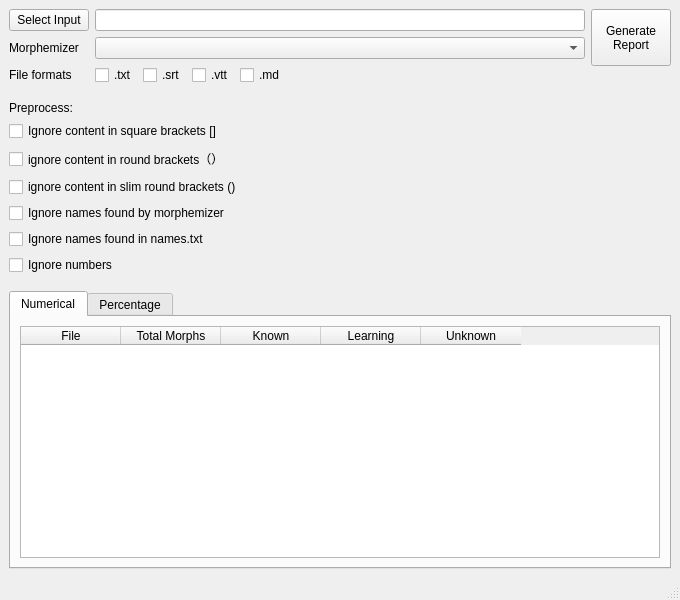
<?xml version="1.0" encoding="UTF-8"?>
<ui version="4.0">
 <class>ReadabilityReportGeneratorWindow</class>
 <widget class="QMainWindow" name="ReadabilityReportGeneratorWindow">
  <property name="geometry">
   <rect>
    <x>0</x>
    <y>0</y>
    <width>680</width>
    <height>600</height>
   </rect>
  </property>
  <property name="windowTitle">
   <string>Readability Report Generator</string>
  </property>
  <widget class="QWidget" name="centralwidget">
   <layout class="QVBoxLayout" name="verticalLayout_5">
    <item>
     <layout class="QVBoxLayout" name="verticalLayout_4">
      <item>
       <layout class="QHBoxLayout" name="horizontalLayout_2">
        <item>
         <layout class="QVBoxLayout" name="verticalLayout">
          <item>
           <widget class="QPushButton" name="inputPushButton">
            <property name="text">
             <string>Select Input</string>
            </property>
           </widget>
          </item>
          <item>
           <widget class="QLabel" name="label">
            <property name="text">
             <string>Morphemizer</string>
            </property>
           </widget>
          </item>
          <item>
           <widget class="QLabel" name="label_2">
            <property name="text">
             <string>File formats</string>
            </property>
           </widget>
          </item>
         </layout>
        </item>
        <item>
         <layout class="QVBoxLayout" name="verticalLayout_2">
          <item>
           <widget class="QLineEdit" name="inputDirLineEdit"/>
          </item>
          <item>
           <widget class="QComboBox" name="comboBox"/>
          </item>
          <item>
           <layout class="QHBoxLayout" name="horizontalLayout">
            <item>
             <widget class="QCheckBox" name="txtFilesCheckBox">
              <property name="text">
               <string>.txt</string>
              </property>
             </widget>
            </item>
            <item>
             <widget class="QCheckBox" name="srtFilesCheckBox">
              <property name="text">
               <string>.srt</string>
              </property>
             </widget>
            </item>
            <item>
             <widget class="QCheckBox" name="vttFilesCheckBox">
              <property name="text">
               <string>.vtt</string>
              </property>
             </widget>
            </item>
            <item>
             <widget class="QCheckBox" name="mdFilesCheckBox">
              <property name="text">
               <string>.md</string>
              </property>
             </widget>
            </item>
            <item>
             <spacer name="horizontalSpacer">
              <property name="orientation">
               <enum>Qt::Horizontal</enum>
              </property>
              <property name="sizeHint" stdset="0">
               <size>
                <width>40</width>
                <height>20</height>
               </size>
              </property>
             </spacer>
            </item>
           </layout>
          </item>
         </layout>
        </item>
        <item>
         <layout class="QHBoxLayout" name="horizontalLayout_3">
          <property name="topMargin">
           <number>0</number>
          </property>
          <property name="bottomMargin">
           <number>0</number>
          </property>
          <item alignment="Qt::AlignTop">
           <widget class="QPushButton" name="generateReportPushButton">
            <property name="minimumSize">
             <size>
              <width>0</width>
              <height>57</height>
             </size>
            </property>
            <property name="text">
             <string>Generate
Report</string>
            </property>
           </widget>
          </item>
         </layout>
        </item>
       </layout>
      </item>
      <item>
       <layout class="QVBoxLayout" name="verticalLayout_3">
        <property name="topMargin">
         <number>10</number>
        </property>
        <property name="bottomMargin">
         <number>10</number>
        </property>
        <item>
         <widget class="QLabel" name="label_3">
          <property name="text">
           <string>Preprocess:</string>
          </property>
         </widget>
        </item>
        <item>
         <widget class="QCheckBox" name="squareBracketsCheckBox">
          <property name="text">
           <string>Ignore content in square brackets []</string>
          </property>
         </widget>
        </item>
        <item>
         <widget class="QCheckBox" name="roundBracketsCheckBox">
          <property name="text">
           <string>ignore content in round brackets（）</string>
          </property>
         </widget>
        </item>
        <item>
         <widget class="QCheckBox" name="slimRoundBracketsCheckBox">
          <property name="text">
           <string>ignore content in slim round brackets ()</string>
          </property>
         </widget>
        </item>
        <item>
         <widget class="QCheckBox" name="namesMorphemizerCheckBox">
          <property name="text">
           <string>Ignore names found by morphemizer</string>
          </property>
         </widget>
        </item>
        <item>
         <widget class="QCheckBox" name="namesFileCheckBox">
          <property name="text">
           <string>Ignore names found in names.txt</string>
          </property>
         </widget>
        </item>
        <item>
         <widget class="QCheckBox" name="numbersCheckBox">
          <property name="text">
           <string>Ignore numbers</string>
          </property>
         </widget>
        </item>
       </layout>
      </item>
      <item>
       <widget class="QTabWidget" name="tabWidget">
        <property name="currentIndex">
         <number>0</number>
        </property>
        <widget class="QWidget" name="tab">
         <attribute name="title">
          <string>Numerical</string>
         </attribute>
         <layout class="QVBoxLayout" name="verticalLayout_6">
          <item>
           <widget class="QTableWidget" name="numericalTableWidget">
            <column>
             <property name="text">
              <string>File</string>
             </property>
            </column>
            <column>
             <property name="text">
              <string>Total Morphs</string>
             </property>
            </column>
            <column>
             <property name="text">
              <string>Known</string>
             </property>
            </column>
            <column>
             <property name="text">
              <string>Learning</string>
             </property>
            </column>
            <column>
             <property name="text">
              <string>Unknown</string>
             </property>
            </column>
           </widget>
          </item>
         </layout>
        </widget>
        <widget class="QWidget" name="tab_2">
         <attribute name="title">
          <string>Percentage</string>
         </attribute>
         <layout class="QVBoxLayout" name="verticalLayout_7">
          <item>
           <widget class="QTableWidget" name="percentTableWidget">
            <column>
             <property name="text">
              <string>File</string>
             </property>
            </column>
            <column>
             <property name="text">
              <string>Total Morphs</string>
             </property>
            </column>
            <column>
             <property name="text">
              <string>Known</string>
             </property>
            </column>
            <column>
             <property name="text">
              <string>Learning</string>
             </property>
            </column>
            <column>
             <property name="text">
              <string>Unknown</string>
             </property>
            </column>
           </widget>
          </item>
         </layout>
        </widget>
       </widget>
      </item>
     </layout>
    </item>
   </layout>
  </widget>
  <widget class="QMenuBar" name="menubar">
   <property name="geometry">
    <rect>
     <x>0</x>
     <y>0</y>
     <width>680</width>
     <height>22</height>
    </rect>
   </property>
  </widget>
  <widget class="QStatusBar" name="statusbar"/>
 </widget>
 <resources/>
 <connections/>
</ui>
